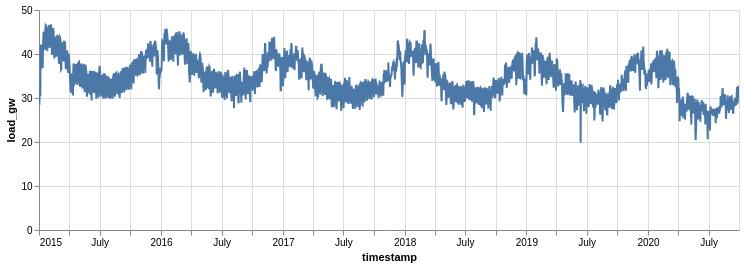

This figure's notebook cell:
### Markdown cell above
Polars also has a built-in `df.plot`, a thin layer over **Altair** (it must be installed; Colab
has it). Altair embeds the data in the chart and refuses more than 5,000 rows by default, so plot
an aggregated frame: here the daily mean.

### Code cell
daily_load = (
    gb.sort("timestamp")
    .group_by_dynamic("timestamp", every="1d")
    .agg(load_gw=pl.col("load_mw").mean() / 1000)
)
print(daily_load.height, "rows")

daily_load.plot.line(x="timestamp", y="load_gw").properties(width=700, height=220)

### Figure 1 — Vega-Lite specification as saved in the notebook (floating-point values rounded to 4 significant figures; data arrays with more than 128 entries replaced by an {"elided": "..."} marker saying what was removed)
{"config": {"view": {"continuousWidth": 300, "continuousHeight": 300}}, "data": {"name": "data-efa4fb9e901d903a18a06d85c025ab69"}, "mark": {"type": "line", "tooltip": true}, "encoding": {"x": {"field": "timestamp", "type": "temporal"}, "y": {"field": "load_gw", "type": "quantitative"}}, "height": 220, "params": [{"name": "param_1", "select": {"type": "interval", "encodings": ["x", "y"]}, "bind": "scales"}], "width": 700, "$schema": "https://vega.github.io/schema/vega-lite/v5.20.1.json", "datasets": {"data-efa4fb9e901d903a18a06d85c025ab69": {"elided": "2101 records"}}}
